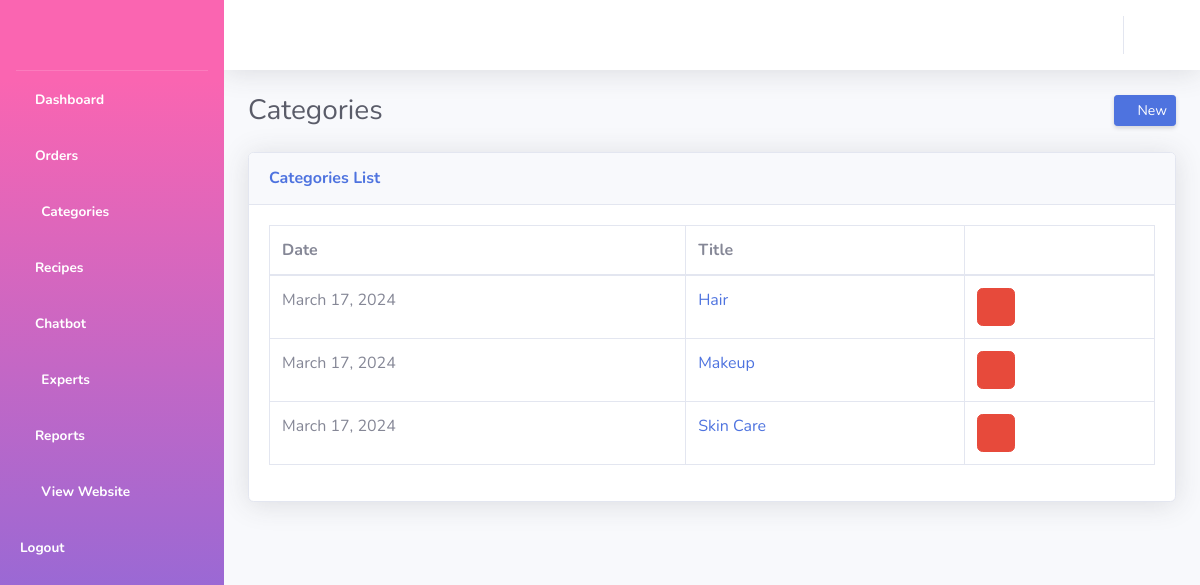
/dashboard/categories-list/, run on the app's committed database.
### store/models.py (models this page shows, shortened)
class Categories(models.Model):
    title = models.CharField(max_length=255)
    date = models.DateField(auto_now_add=True)

### dashboard/views.py (the view)
# urls.py: path('categories-list/', views.categories_list, name="cats"),
def categories_list(request):
    if request.method == "POST":
        item_id = request.POST['item_id']
        Categories.objects.filter(id=item_id).delete()
    categories = Categories.objects.all().order_by('-id')
    return render(request, 'categories_list.html', { 'categories': categories })

### store/context_processor.py (called while the page is built)
def categories_processor(request):
    categories = Categories.objects.all()
    return {'categories': categories}

### dashboard/templates/categories_list.html (shortened to what this page needs)
{% extends "dashboard_base.html" %}
{% block content %}
{% load static %}
{% static "" as baseUrl %}
<div class="d-sm-flex align-items-center justify-content-between mb-4">
    <h1 class="h3 mb-0 text-gray-800">Categories</h1>
    <a href="/dashboard/new-category" class="d-none d-sm-inline-block btn btn-sm btn-primary shadow-sm"><i class="fa fa-plus"></i> New</a>
</div>
<div class="card shadow mb-4">
    <div class="card-header py-3">
        <h6 class="m-0 font-weight-bold text-primary">Categories List</h6>
    </div>
    <div class="card-body">
        <div class="table-responsive">
            <table class="table table-bordered" id="dataTable" width="100%" cellspacing="0">
                <thead>
                    <tr>
                        <th>Date</th>
                        <th>Title</th>
                        <th></th>
                    </tr>
                </thead>
                <tbody>
                    {% if categories %}
                    {% for item in categories %}
                    <tr>
                        <td>{{ item.date }}</td>
                        <td><a href="/dashboard/products-list/{{ item.id }}">{{ item.title }}</a></td>
                        <td>
                            <form method="post" onsubmit="return deleteItem()">
                                <button type="submit" class="btn btn-danger"><i class="fa fa-trash"></i></button>
                            </form>
                        </td>
                    </tr>
                    {% endfor %}
                    {% endif %}
                </tbody>
            </table>
        </div>
    </div>
    {% endblock %}

### data on the page
Categories: date "March 17, 2024", title "Hair"
Categories: date "March 17, 2024", title "Makeup"
Categories: date "March 17, 2024", title "Skin Care"
